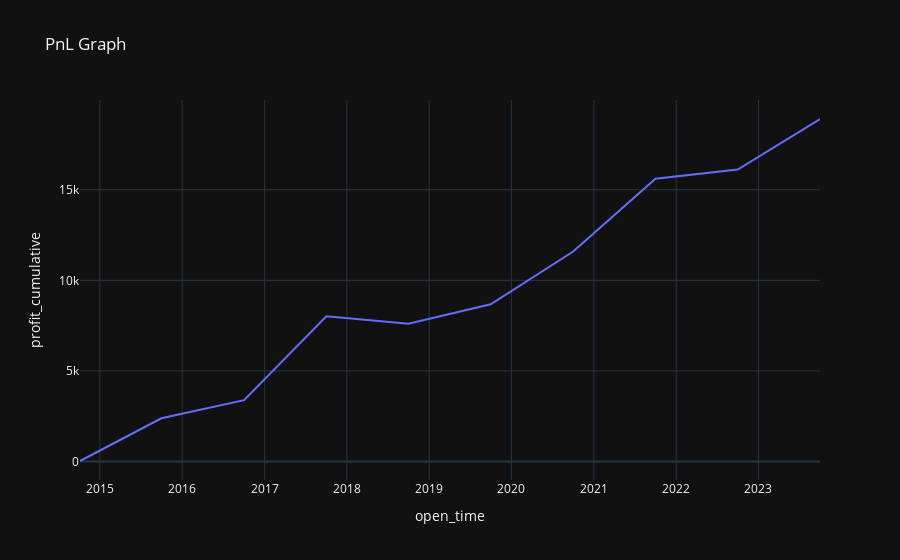

The notebook cell saved with this chart:
### Code cell
pnl_chart = bt.plot_pnl()
pnl_chart

### Figure 1 — Plotly figure (JSON) as saved in the notebook; plotly's stock layout.template omitted (floating-point values rounded to 4 significant figures)
{"data": [{"hovertemplate": "open_time=%{x}<br>profit_cumulative=%{y}<extra></extra>", "legendgroup": "", "line": {"color": "#636efa", "dash": "solid"}, "marker": {"symbol": "circle"}, "mode": "lines", "name": "", "orientation": "v", "showlegend": false, "x": ["2014-10-05T00:00:00", "2015-10-01T00:00:00", "2016-10-02T00:00:00", "2017-10-02T00:00:00", "2018-10-01T00:00:00", "2019-10-01T00:00:00", "2020-10-01T00:00:00", "2021-10-01T00:00:00", "2022-10-01T00:00:00", "2023-10-01T00:00:00"], "xaxis": "x", "y": [26.91, 2387.0, 3385.0, 8012.0, 7601.0, 8677.0, 11590.0, 15610.0, 16110.0, 18910.0], "yaxis": "y", "type": "scatter"}], "layout": {"xaxis": {"anchor": "y", "domain": [0.0, 1.0], "title": {"text": "open_time"}}, "yaxis": {"anchor": "x", "domain": [0.0, 1.0], "title": {"text": "profit_cumulative"}}, "legend": {"tracegroupgap": 0}, "title": {"text": "PnL Graph"}}}
